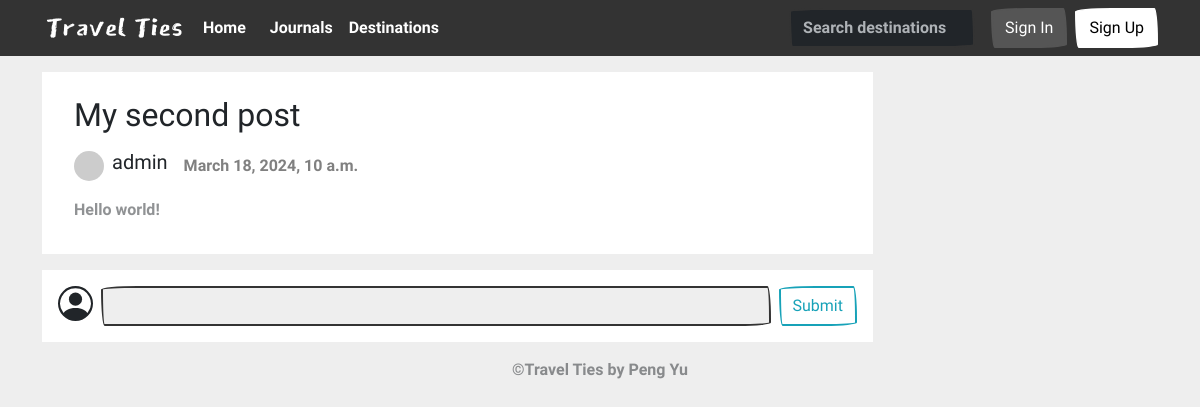
/posts/3, run on an earlier commit of the app's database.
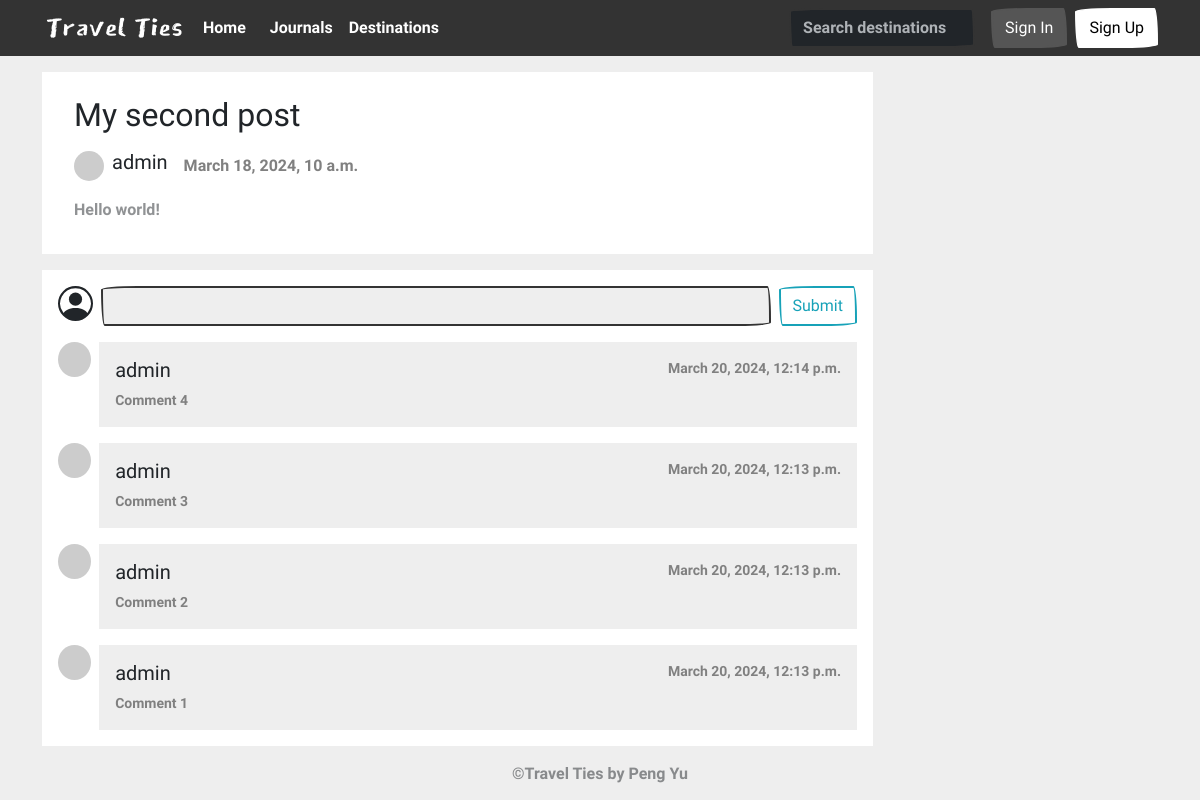
And on a later commit of the database.
### app/models.py (models this page shows, shortened)
class Post(models.Model):
    user = models.ForeignKey(
        UserProfile, on_delete=models.CASCADE, related_name="posts")
    title = models.CharField(max_length=255)
    summary = models.CharField(max_length=255)
    content = models.TextField()
    created_at = models.DateTimeField(auto_now_add=True)
    updated_at = models.DateTimeField(auto_now=True)
    images = models.ManyToManyField(Image)
    class Meta:
        ordering = ['-updated_at']

class UserProfile(models.Model):
    user = models.OneToOneField(
        User, on_delete=models.CASCADE, related_name="profile")
    avatar_image = models.ForeignKey(
        Image, on_delete=models.SET_NULL, null=True, blank=True)
    profile = models.CharField(max_length=255)
    slogan = models.CharField(max_length=100)
    def __str__(self):
        return self.user.username

class Comment(models.Model):
    user = models.ForeignKey(UserProfile, on_delete=models.CASCADE)
    post = models.ForeignKey(
        Post, on_delete=models.CASCADE, related_name="comments")
    content = models.TextField()
    created_at = models.DateTimeField(auto_now_add=True)
    class Meta:
        ordering = ['-created_at']

### app/views.py (the view)
# urls.py: path('posts/<int:pk>', views.PostDetailView.as_view(), name="post_detail"),
class PostDetailView(DetailView):
    template_name = "post.html"
    model = models.Post
    context_object_name = "post"

### app/templates/post.html (shortened to what this page needs)
{% extends "base-two-columns.html" %}
{% block center %}
    <div class="card ps-3 pe-3 pt-2" style="border: none; border-radius: 0%;">
        <div class="card-body">
            <h2>{{ post.title }}</h2>
            <div class="d-flex justify-content-start my-3 align-items-center vertical-center">
                <a class="nav-link" href="{% url 'me' post.user.user.id %}">
                    {% if post.user.avatar_image.url %}
                        <img src="{{ post.user.avatar_image.url }}"
                             alt="mdo"
                             width="30"
                             height="30"
                             class="rounded-circle" />
                    {% endif %}
                </a>
                <div class="ms-2">
                    <a class="nav-link" href="{% url 'me' post.user.user.id %}">
                        <h5 style="display:inline-flex;">{{ post.user }}</h5>
                    </a>
                </div>
                <div class="ms-3">
                    <span style="color:gray;">{{ post.created_at }}</span>
                </div>
            </div>
            <div class="mt-3 text-body-tertiary">
                {% autoescape off %}
                    {{ post.content }}
                {% endautoescape %}
            </div>
        </div>
    </div>
    <div class="card ps-3 pe-3 mt-3 pb-3"
         style="border: none;
                border-radius: 0%">
        <div class="mt-3">
            <div class="d-flex justify-content-start">
                <div>
                </div>
                <input class="form-control ms-2 "
                       style="background-color: #eeeeee"
                       id="comment-for-{{ post.id }}"
                       required />
                <button class="btn btn-outline-info ms-2"
                        onclick="postComment({{ post.id }})">Submit</button>
            </div>
        </div>
        <div id="comments-section-{{ post.id }}">
            {% for comment in post.comments.all %}
                <div class="mt-3">
                    <div class="d-flex justify-content-start">
                        <div>
                            {% if comment.user.avatar_image.url %}
                                <img src="{{ post.user.avatar_image.url }}"
                                     alt="mdo"
                                     width="35"
                                     height="35"
                                     class="rounded-circle" />
                            {% endif %}
                        </div>
                        <div class="p-3 ms-2" style="background-color: #eeeeee; width: 100%;">
                            <div class="d-flex justify-content-between">
                                <h5>{{ comment.user }}</h5>
                                <span style="font-size: 14px; color: gray;">{{ comment.created_at }}</span>
                            </div>
                            <div style="font-size: 14px; color: gray;">{{ comment.content }}</div>
                        </div>
                    </div>
                </div>
            {% endfor %}
        </div>
    </div>
{% endblock center %}

### app/templates/base-two-columns.html (shortened to what this page needs)
{% extends "base.html" %}
{% block main %}
  <main class="container mt-3">
    <div class="row">
      <div class="col-lg-9">
        {% block center %}
        {% endblock center %}
      </div>
      <div class="col-lg-3">
      </div>
    </div>
  </main>
{% endblock main %}

### app/templates/base.html (shortened to what this page needs)
<!DOCTYPE html>
<html lang="en">
  <head>
    <link rel="stylesheet"
          href="https://cdn.jsdelivr.net/npm/bootswatch@5.3.3/dist/sketchy/bootstrap.min.css">
    <link rel="stylesheet" href="https://cdn.jsdelivr.net/npm/@docsearch/css@3">
    <link href="https://cdn.jsdelivr.net/npm/quill@2.0.0-rc.2/dist/quill.snow.css"
          rel="stylesheet" />
  </head>
  <body>
    {% include "header.html" %}
    {% block main %}
    {% endblock main %}
    {% include "footer.html" %}
    <div class="toast-container position-fixed bottom-0 end-0 p-3">
    </div>
  </body>
</html>

### app/templates/header.html (shortened to what this page needs)
{% load static %}
<header class="p-2 mb-3 bg-primary" data-bs-theme="dark">
    <div class="container">
        <div class="d-flex flex-wrap align-items-center justify-content-center justify-content-lg-start">
            <a class="navbar-brand" href="/" style="color: #ffffff">
                <img height="30" src="{% static 'app/images/logo.png' %}" />
            </a>
            <ul class="nav col-12 col-lg-auto me-lg-auto mb-2 justify-content-center mb-md-0">
                <li>
                    <a href="/" class="nav-link active link-body-emphasis">Home</a>
                </li>
                <li>
                    <a href="/posts" class="nav-link px-2 link-body-emphasis">Journals</a>
                </li>
                <li>
                    <a href="/destinations" class="nav-link px-2 link-body-emphasis">Destinations</a>
                </li>
            </ul>
            <form method="get"
                  action="{% url 'destination_list' %}"
                  class="col-12 col-lg-2 mb-3 mb-lg-0 me-lg-3"
                  role="search">
                <input type="search"
                       name="title__contains"
                       class="form-control"
                       placeholder="Search destinations..."
                       aria-label="Search">
            </form>
            {% if not user.is_authenticated %}
                <button class="btn btn-secondary">
                    <a class="nav-link" href="{% url 'signin' %}">Sign In</a>
                </button>
                <button class="btn btn-light ms-2">
                    <a class="nav-link" href="{% url 'signup' %}">Sign Up</a>
                </button>
            {% endif %}
        </div>
    </div>
</header>

### app/templates/footer.html
<div class="container">
    <footer class="text-center mt-3 mb-3 text-body-tertiary">
        &copy;Travel Ties by Peng Yu
    </footer>
</div>

What changed in the data, as far as the page shows it:
added Comment: user "admin", created_at "March 20, 2024, 12:14 p.m.", content "Comment 4"
added Comment: user "admin", created_at "March 20, 2024, 12:13 p.m.", content "Comment 3"
added Comment: user "admin", created_at "March 20, 2024, 12:13 p.m.", content "Comment 2"
added Comment: user "admin", created_at "March 20, 2024, 12:13 p.m.", content "Comment 1"
